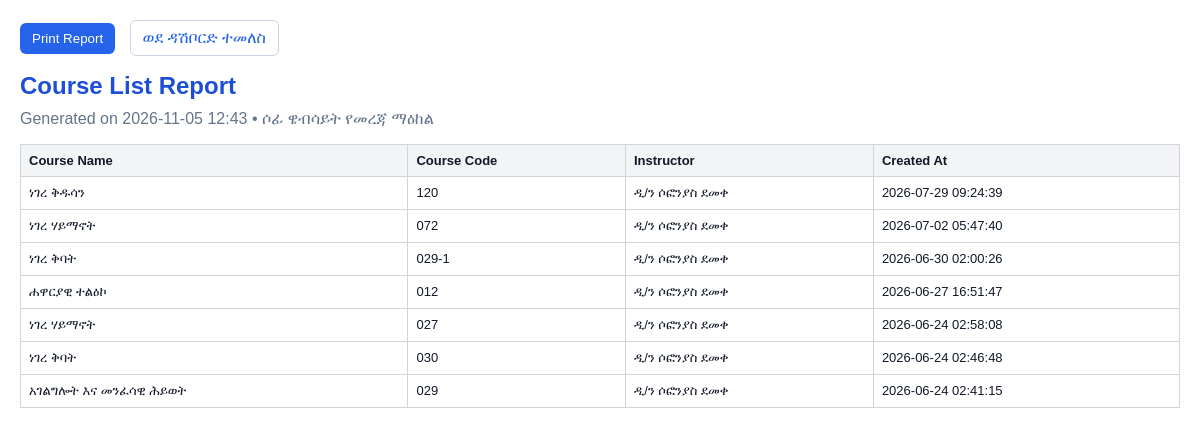
Screenshot of /admin_reports.php?type=courses (signed in) with the database file from the repository.
### tables this page shows
CREATE TABLE `courses` (
  `id` int(11) NOT NULL AUTO_INCREMENT,
  `course_name` varchar(255) NOT NULL,
  `course_code` varchar(50) NOT NULL,
  `short_description` text DEFAULT NULL,
  `description` text DEFAULT NULL,
  `category` varchar(100) DEFAULT NULL,
  `level` varchar(50) DEFAULT NULL,
  `thumbnail` varchar(255) DEFAULT NULL,
  `price` decimal(10,2) NOT NULL DEFAULT 0.00,
  `instructor` varchar(255) DEFAULT NULL,
  `pdf_file` varchar(255) DEFAULT NULL,
  `tutorial_topic` varchar(255) DEFAULT NULL,
  `tutorial_text` text DEFAULT NULL,
  `tutorial_image` varchar(255) DEFAULT NULL,
  `tutorial_audio` varchar(255) DEFAULT NULL,
  `tutorial_video` varchar(255) DEFAULT NULL,
  `modules` text DEFAULT NULL,
  `quiz` text DEFAULT NULL,
  `assignment` text DEFAULT NULL,
  `certificate_requirements` text DEFAULT NULL,
  `created_at` datetime DEFAULT current_timestamp(),
  `instructor_bio` text DEFAULT NULL,
  `instructor_image` varchar(255) DEFAULT NULL,
  PRIMARY KEY (`id`),
  UNIQUE KEY `course_code` (`course_code`)
);

### db.php (called while the page is built, shortened)
<?php
if (!function_exists('safe')) {
    function safe($value): string
    {
        if (is_scalar($value)) {
            return htmlspecialchars((string)$value, ENT_QUOTES, 'UTF-8');
        }
        return '';
    }
}

### admin_reports.php (the view, shortened to what this page needs)
<?php
require_once __DIR__ . '/db.php';
$isAdmin = true;
$type = $_GET['type'] ?? 'students';
$reportTitle = [
    'students' => 'Student List Report',
    'courses' => 'Course List Report',
    'quiz_results' => 'Quiz Results Report',
    'certificates' => 'Certificate Report',
    'contact_messages' => 'Contact Messages Report',
    'newsletter_subscribers' => 'Newsletter Subscribers Report',
    'announcements' => 'Announcements Report',
    'blog_posts' => 'Blog Posts Report',
    'enrollment_reports' => 'Enrollment Report',
][$type] ?? 'Admin Report';
$rows = [];
switch ($type) {
    case 'courses':
        $stmt = $pdo->query('SELECT course_name, course_code, instructor, created_at FROM courses ORDER BY created_at DESC');
        $rows = $stmt->fetchAll(PDO::FETCH_ASSOC);
        break;
}
$columns = [];
switch ($type) {
    case 'courses':
        $columns = [['label' => 'Course Name', 'key' => 'course_name'], ['label' => 'Course Code', 'key' => 'course_code'], ['label' => 'Instructor', 'key' => 'instructor'], ['label' => 'Created At', 'key' => 'created_at']];
        break;
}
?>
<!DOCTYPE html>
<html lang="am">
<head>
</head>
<body>
<div class="wrap">
    <div class="actions">
        <button type="button" onclick="window.print()">Print Report</button>
        <?php if ($isAdmin): ?>
            <a href="admin_dashboard.php" style="margin-left:10px;color:#2563eb;text-decoration:none;display:inline-block;padding:8px 12px;border:1px solid #cbd5e1;border-radius:6px;">ወደ ዳሽቦርድ ተመለስ</a>
        <?php endif; ?>
    </div>
    <h1><?php echo safe($reportTitle); ?></h1>
    <div class="meta">Generated on <?php echo date('Y-m-d H:i'); ?> • ሶፊ ዌብሳይት የመረጃ ማዕከል</div>
    <?php if (empty($rows)): ?>
        <p>ምንም የቀረበ መረጃ የለም!.</p>
    <?php else: ?>
        <table>
            <thead>
                <tr>
                    <?php foreach ($columns as $column): ?>
                        <th><?php echo safe($column['label']); ?></th>
                    <?php endforeach; ?>
                </tr>
            </thead>
            <tbody>
                <?php foreach ($rows as $row): ?>
                    <tr>
                        <?php foreach ($columns as $column): ?>
                            <td><?php echo safe($row[$column['key']] ?? ''); ?></td>
                        <?php endforeach; ?>
                    </tr>
                <?php endforeach; ?>
            </tbody>
        </table>
    <?php endif; ?>
</div>
</body>
</html>

### admin_reports.php (style rules this page uses)
body { font-family:Arial,sans-serif;margin:0;padding:20px;color:#111827;background:#fff }
.wrap { max-width:1200px;margin:0 auto }
h1 { margin:0 0 10px;font-size:24px;color:#1d4ed8 }
.meta { color:#64748b;margin-bottom:16px }
table { width:100%;border-collapse:collapse;margin-top:12px }
th,td { border:1px solid #d1d5db;padding:8px;text-align:left;font-size:13px;vertical-align:top }
th { background:#f3f4f6 }
.actions { margin-bottom:16px }
button { padding:8px 12px;border:0;border-radius:6px;background:#2563eb;color:#fff;cursor:pointer }

### rows the page displays
courses: course_name "ነገረ ቅዱሳን", course_code "120", instructor "ዲ/ን ሶፎንያስ ደመቀ", created_at "2026-07-29 09:24:39"
courses: course_name "ነገረ ሃይማኖት", course_code "072", instructor "ዲ/ን ሶፎንያስ ደመቀ", created_at "2026-07-02 05:47:40"
courses: course_name "ነገረ ቅባት", course_code "029-1", instructor "ዲ/ን ሶፎንያስ ደመቀ", created_at "2026-06-30 02:00:26"
courses: course_name "ሐዋርያዊ ተልዕኮ", course_code "012", instructor "ዲ/ን ሶፎንያስ ደመቀ", created_at "2026-06-27 16:51:47"
courses: course_name "ነገረ ሃይማኖት", course_code "027", instructor "ዲ/ን ሶፎንያስ ደመቀ", created_at "2026-06-24 02:58:08"
courses: course_name "ነገረ ቅባት", course_code "030", instructor "ዲ/ን ሶፎንያስ ደመቀ", created_at "2026-06-24 02:46:48"
courses: course_name "አገልግሎት እና መንፈሳዊ ሕይወት", course_code "029", instructor "ዲ/ን ሶፎንያስ ደመቀ", created_at "2026-06-24 02:41:15"

### other values shown
safe($reportTitle) "Course List Report"
safe($column['label']) "Course Name"
safe($column['label']) "Course Code"
safe($column['label']) "Instructor"
safe($column['label']) "Created At"
